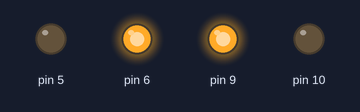
The sketch below on a simulated Arduino Uno, built with avr-gcc and run on an emulated ATmega328P. Shown: output pins drawn as LEDs (lit = HIGH).

Above: at 0.1 s.
Timing chart, 0 to 1.6 s (numbered marks = the images above):
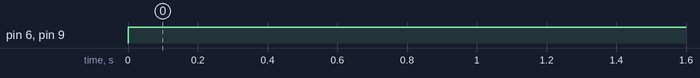

The sketch:

code.ino
```cpp
// C++ code
//
void setup()
{
  pinMode(9, OUTPUT);
  pinMode(10, OUTPUT);
  pinMode(5, OUTPUT);
  pinMode(6, OUTPUT);

}

void loop()
{
  digitalWrite(9, HIGH);
  digitalWrite(10, LOW);
  digitalWrite(6, HIGH);
  digitalWrite(5, LOW);
}
```

Measured:
- by itself, pin 6, pin 9: LOW → HIGH at 0.00 s
